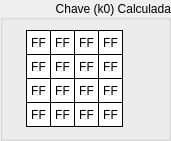
     <widget class="QGroupBox" name="groupOutK0">
      <property name="geometry">
       <rect>
        <x>190</x>
        <y>10</y>
        <width>171</width>
        <height>141</height>
       </rect>
      </property>
      <property name="sizePolicy">
       <sizepolicy hsizetype="Fixed" vsizetype="Fixed">
        <horstretch>0</horstretch>
        <verstretch>0</verstretch>
       </sizepolicy>
      </property>
      <property name="styleSheet">
       <string notr="true"/>
      </property>
      <property name="title">
       <string>Chave (k0) Calculada</string>
      </property>
      <property name="alignment">
       <set>Qt::AlignRight|Qt::AlignTrailing|Qt::AlignVCenter</set>
      </property>
      <widget class="QLabel" name="outK0byte15">
       <property name="enabled">
        <bool>true</bool>
       </property>
       <property name="geometry">
        <rect>
         <x>98</x>
         <y>102</y>
         <width>25</width>
         <height>25</height>
        </rect>
       </property>
       <property name="sizePolicy">
        <sizepolicy hsizetype="Fixed" vsizetype="Fixed">
         <horstretch>0</horstretch>
         <verstretch>0</verstretch>
        </sizepolicy>
       </property>
       <property name="font">
        <font>
         <kerning>true</kerning>
        </font>
       </property>
       <property name="layoutDirection">
        <enum>Qt::LeftToRight</enum>
       </property>
       <property name="styleSheet">
        <string notr="true">QLabel {
	 border-width: 1px;
     border-style: solid;
     border-color: black; 
     background-color: white;
}</string>
       </property>
       <property name="text">
        <string>FF</string>
       </property>
       <property name="alignment">
        <set>Qt::AlignCenter</set>
       </property>
      </widget>
      <widget class="QLabel" name="outK0byte13">
       <property name="enabled">
        <bool>true</bool>
       </property>
       <property name="geometry">
        <rect>
         <x>98</x>
         <y>54</y>
         <width>25</width>
         <height>25</height>
        </rect>
       </property>
       <property name="sizePolicy">
        <sizepolicy hsizetype="Fixed" vsizetype="Fixed">
         <horstretch>0</horstretch>
         <verstretch>0</verstretch>
        </sizepolicy>
       </property>
       <property name="font">
        <font>
         <kerning>true</kerning>
        </font>
       </property>
       <property name="layoutDirection">
        <enum>Qt::LeftToRight</enum>
       </property>
       <property name="styleSheet">
        <string notr="true">QLabel {
	 border-width: 1px;
     border-style: solid;
     border-color: black; 
     background-color: white;
}</string>
       </property>
       <property name="text">
        <string>FF</string>
       </property>
       <property name="alignment">
        <set>Qt::AlignCenter</set>
       </property>
      </widget>
      <widget class="QLabel" name="outK0byte14">
       <property name="enabled">
        <bool>true</bool>
       </property>
       <property name="geometry">
        <rect>
         <x>98</x>
         <y>78</y>
         <width>25</width>
         <height>25</height>
        </rect>
       </property>
       <property name="sizePolicy">
        <sizepolicy hsizetype="Fixed" vsizetype="Fixed">
         <horstretch>0</horstretch>
         <verstretch>0</verstretch>
        </sizepolicy>
       </property>
       <property name="font">
        <font>
         <kerning>true</kerning>
        </font>
       </property>
       <property name="layoutDirection">
        <enum>Qt::LeftToRight</enum>
       </property>
       <property name="styleSheet">
        <string notr="true">QLabel {
	 border-width: 1px;
     border-style: solid;
     border-color: black; 
     background-color: white;
}</string>
       </property>
       <property name="text">
        <string>FF</string>
       </property>
       <property name="alignment">
        <set>Qt::AlignCenter</set>
       </property>
      </widget>
      <widget class="QLabel" name="outK0byte06">
       <property name="enabled">
        <bool>true</bool>
       </property>
       <property name="geometry">
        <rect>
         <x>50</x>
         <y>78</y>
         <width>25</width>
         <height>25</height>
        </rect>
       </property>
       <property name="sizePolicy">
        <sizepolicy hsizetype="Fixed" vsizetype="Fixed">
         <horstretch>0</horstretch>
         <verstretch>0</verstretch>
        </sizepolicy>
       </property>
       <property name="font">
        <font>
         <kerning>true</kerning>
        </font>
       </property>
       <property name="layoutDirection">
        <enum>Qt::LeftToRight</enum>
       </property>
       <property name="styleSheet">
        <string notr="true">QLabel {
	 border-width: 1px;
     border-style: solid;
     border-color: black; 
     background-color: white;
}</string>
       </property>
       <property name="text">
        <string>FF</string>
       </property>
       <property name="alignment">
        <set>Qt::AlignCenter</set>
       </property>
      </widget>
      <widget class="QLabel" name="outK0byte04">
       <property name="enabled">
        <bool>true</bool>
       </property>
       <property name="geometry">
        <rect>
         <x>50</x>
         <y>30</y>
         <width>25</width>
         <height>25</height>
        </rect>
       </property>
       <property name="sizePolicy">
        <sizepolicy hsizetype="Fixed" vsizetype="Fixed">
         <horstretch>0</horstretch>
         <verstretch>0</verstretch>
        </sizepolicy>
       </property>
       <property name="font">
        <font>
         <kerning>true</kerning>
        </font>
       </property>
       <property name="layoutDirection">
        <enum>Qt::LeftToRight</enum>
       </property>
       <property name="styleSheet">
        <string notr="true">QLabel {
	 border-width: 1px;
     border-style: solid;
     border-color: black; 
     background-color: white;
}</string>
       </property>
       <property name="text">
        <string>FF</string>
       </property>
       <property name="alignment">
        <set>Qt::AlignCenter</set>
       </property>
      </widget>
      <widget class="QLabel" name="outK0byte02">
       <property name="enabled">
        <bool>true</bool>
       </property>
       <property name="geometry">
        <rect>
         <x>26</x>
         <y>78</y>
         <width>25</width>
         <height>25</height>
        </rect>
       </property>
       <property name="sizePolicy">
        <sizepolicy hsizetype="Fixed" vsizetype="Fixed">
         <horstretch>0</horstretch>
         <verstretch>0</verstretch>
        </sizepolicy>
       </property>
       <property name="font">
        <font>
         <kerning>true</kerning>
        </font>
       </property>
       <property name="layoutDirection">
        <enum>Qt::LeftToRight</enum>
       </property>
       <property name="styleSheet">
        <string notr="true">QLabel {
	 border-width: 1px;
     border-style: solid;
     border-color: black; 
     background-color: white;
}</string>
       </property>
       <property name="text">
        <string>FF</string>
       </property>
       <property name="alignment">
        <set>Qt::AlignCenter</set>
       </property>
      </widget>
      <widget class="QLabel" name="outK0byte10">
       <property name="enabled">
        <bool>true</bool>
       </property>
       <property name="geometry">
        <rect>
         <x>74</x>
         <y>78</y>
         <width>25</width>
         <height>25</height>
        </rect>
       </property>
       <property name="sizePolicy">
        <sizepolicy hsizetype="Fixed" vsizetype="Fixed">
         <horstretch>0</horstretch>
         <verstretch>0</verstretch>
        </sizepolicy>
       </property>
       <property name="font">
        <font>
         <kerning>true</kerning>
        </font>
       </property>
       <property name="layoutDirection">
        <enum>Qt::LeftToRight</enum>
       </property>
       <property name="styleSheet">
        <string notr="true">QLabel {
	 border-width: 1px;
     border-style: solid;
     border-color: black; 
     background-color: white;
}</string>
       </property>
       <property name="text">
        <string>FF</string>
       </property>
       <property name="alignment">
        <set>Qt::AlignCenter</set>
       </property>
      </widget>
      <widget class="QLabel" name="outK0byte09">
       <property name="enabled">
        <bool>true</bool>
       </property>
       <property name="geometry">
        <rect>
         <x>74</x>
         <y>54</y>
         <width>25</width>
         <height>25</height>
        </rect>
       </property>
       <property name="sizePolicy">
        <sizepolicy hsizetype="Fixed" vsizetype="Fixed">
         <horstretch>0</horstretch>
         <verstretch>0</verstretch>
        </sizepolicy>
       </property>
       <property name="font">
        <font>
         <kerning>true</kerning>
        </font>
       </property>
       <property name="layoutDirection">
        <enum>Qt::LeftToRight</enum>
       </property>
       <property name="styleSheet">
        <string notr="true">QLabel {
	 border-width: 1px;
     border-style: solid;
     border-color: black; 
     background-color: white;
}</string>
       </property>
       <property name="text">
        <string>FF</string>
       </property>
       <property name="alignment">
        <set>Qt::AlignCenter</set>
       </property>
      </widget>
      <widget class="QLabel" name="outK0byte01">
       <property name="enabled">
        <bool>true</bool>
       </property>
       <property name="geometry">
        <rect>
         <x>26</x>
         <y>54</y>
         <width>25</width>
         <height>25</height>
        </rect>
       </property>
       <property name="sizePolicy">
        <sizepolicy hsizetype="Fixed" vsizetype="Fixed">
         <horstretch>0</horstretch>
         <verstretch>0</verstretch>
        </sizepolicy>
       </property>
       <property name="font">
        <font>
         <kerning>true</kerning>
        </font>
       </property>
       <property name="layoutDirection">
        <enum>Qt::LeftToRight</enum>
       </property>
       <property name="styleSheet">
        <string notr="true">QLabel {
	 border-width: 1px;
     border-style: solid;
     border-color: black; 
     background-color: white;
}</string>
       </property>
       <property name="text">
        <string>FF</string>
       </property>
       <property name="alignment">
        <set>Qt::AlignCenter</set>
       </property>
      </widget>
      <widget class="QLabel" name="outK0byte08">
       <property name="enabled">
        <bool>true</bool>
       </property>
       <property name="geometry">
        <rect>
         <x>74</x>
         <y>30</y>
         <width>25</width>
         <height>25</height>
        </rect>
       </property>
       <property name="sizePolicy">
        <sizepolicy hsizetype="Fixed" vsizetype="Fixed">
         <horstretch>0</horstretch>
         <verstretch>0</verstretch>
        </sizepolicy>
       </property>
       <property name="font">
        <font>
         <kerning>true</kerning>
        </font>
       </property>
       <property name="layoutDirection">
        <enum>Qt::LeftToRight</enum>
       </property>
       <property name="styleSheet">
        <string notr="true">QLabel {
	 border-width: 1px;
     border-style: solid;
     border-color: black; 
     background-color: white;
}</string>
       </property>
       <property name="text">
        <string>FF</string>
       </property>
       <property name="alignment">
        <set>Qt::AlignCenter</set>
       </property>
      </widget>
      <widget class="QLabel" name="outK0byte00">
       <property name="enabled">
        <bool>true</bool>
       </property>
       <property name="geometry">
        <rect>
         <x>26</x>
         <y>30</y>
         <width>25</width>
         <height>25</height>
        </rect>
       </property>
       <property name="sizePolicy">
        <sizepolicy hsizetype="Fixed" vsizetype="Fixed">
         <horstretch>0</horstretch>
         <verstretch>0</verstretch>
        </sizepolicy>
       </property>
       <property name="font">
        <font>
         <kerning>true</kerning>
        </font>
       </property>
       <property name="layoutDirection">
        <enum>Qt::LeftToRight</enum>
       </property>
       <property name="styleSheet">
        <string notr="true">QLabel {
	 border-width: 1px;
     border-style: solid;
     border-color: black; 
     background-color: white;
}</string>
       </property>
       <property name="text">
        <string>FF</string>
       </property>
       <property name="alignment">
        <set>Qt::AlignCenter</set>
       </property>
       <property name="wordWrap">
        <bool>false</bool>
       </property>
      </widget>
      <widget class="QLabel" name="outK0byte07">
       <property name="enabled">
        <bool>true</bool>
       </property>
       <property name="geometry">
        <rect>
         <x>50</x>
         <y>102</y>
         <width>25</width>
         <height>25</height>
        </rect>
       </property>
       <property name="sizePolicy">
        <sizepolicy hsizetype="Fixed" vsizetype="Fixed">
         <horstretch>0</horstretch>
         <verstretch>0</verstretch>
        </sizepolicy>
       </property>
       <property name="font">
        <font>
         <kerning>true</kerning>
        </font>
       </property>
       <property name="layoutDirection">
        <enum>Qt::LeftToRight</enum>
       </property>
       <property name="styleSheet">
        <string notr="true">QLabel {
	 border-width: 1px;
     border-style: solid;
     border-color: black; 
     background-color: white;
}</string>
       </property>
       <property name="text">
        <string>FF</string>
       </property>
       <property name="alignment">
        <set>Qt::AlignCenter</set>
       </property>
      </widget>
      <widget class="QLabel" name="outK0byte12">
       <property name="enabled">
        <bool>true</bool>
       </property>
       <property name="geometry">
        <rect>
         <x>98</x>
         <y>30</y>
         <width>25</width>
         <height>25</height>
        </rect>
       </property>
       <property name="sizePolicy">
        <sizepolicy hsizetype="Fixed" vsizetype="Fixed">
         <horstretch>0</horstretch>
         <verstretch>0</verstretch>
        </sizepolicy>
       </property>
       <property name="font">
        <font>
         <kerning>true</kerning>
        </font>
       </property>
       <property name="layoutDirection">
        <enum>Qt::LeftToRight</enum>
       </property>
       <property name="styleSheet">
        <string notr="true">QLabel {
	 border-width: 1px;
     border-style: solid;
     border-color: black; 
     background-color: white;
}</string>
       </property>
       <property name="text">
        <string>FF</string>
       </property>
       <property name="alignment">
        <set>Qt::AlignCenter</set>
       </property>
      </widget>
      <widget class="QLabel" name="outK0byte03">
       <property name="enabled">
        <bool>true</bool>
       </property>
       <property name="geometry">
        <rect>
         <x>26</x>
         <y>102</y>
         <width>25</width>
         <height>25</height>
        </rect>
       </property>
       <property name="sizePolicy">
        <sizepolicy hsizetype="Fixed" vsizetype="Fixed">
         <horstretch>0</horstretch>
         <verstretch>0</verstretch>
        </sizepolicy>
       </property>
       <property name="font">
        <font>
         <kerning>true</kerning>
        </font>
       </property>
       <property name="layoutDirection">
        <enum>Qt::LeftToRight</enum>
       </property>
       <property name="styleSheet">
        <string notr="true">QLabel {
	 border-width: 1px;
     border-style: solid;
     border-color: black; 
     background-color: white;
}</string>
       </property>
       <property name="text">
        <string>FF</string>
       </property>
       <property name="alignment">
        <set>Qt::AlignCenter</set>
       </property>
      </widget>
      <widget class="QLabel" name="outK0byte11">
       <property name="enabled">
        <bool>true</bool>
       </property>
       <property name="geometry">
        <rect>
         <x>74</x>
         <y>102</y>
         <width>25</width>
         <height>25</height>
        </rect>
       </property>
       <property name="sizePolicy">
        <sizepolicy hsizetype="Fixed" vsizetype="Fixed">
         <horstretch>0</horstretch>
         <verstretch>0</verstretch>
        </sizepolicy>
       </property>
       <property name="font">
        <font>
         <kerning>true</kerning>
        </font>
       </property>
       <property name="layoutDirection">
        <enum>Qt::LeftToRight</enum>
       </property>
       <property name="styleSheet">
        <string notr="true">QLabel {
	 border-width: 1px;
     border-style: solid;
     border-color: black; 
     background-color: white;
}</string>
       </property>
       <property name="text">
        <string>FF</string>
       </property>
       <property name="alignment">
        <set>Qt::AlignCenter</set>
       </property>
      </widget>
      <widget class="QLabel" name="outK0byte05">
       <property name="enabled">
        <bool>true</bool>
       </property>
       <property name="geometry">
        <rect>
         <x>50</x>
         <y>54</y>
         <width>25</width>
         <height>25</height>
        </rect>
       </property>
       <property name="sizePolicy">
        <sizepolicy hsizetype="Fixed" vsizetype="Fixed">
         <horstretch>0</horstretch>
         <verstretch>0</verstretch>
        </sizepolicy>
       </property>
       <property name="font">
        <font>
         <kerning>true</kerning>
        </font>
       </property>
       <property name="layoutDirection">
        <enum>Qt::LeftToRight</enum>
       </property>
       <property name="styleSheet">
        <string notr="true">QLabel {
	 border-width: 1px;
     border-style: solid;
     border-color: black; 
     background-color: white;
}</string>
       </property>
       <property name="text">
        <string>FF</string>
       </property>
       <property name="alignment">
        <set>Qt::AlignCenter</set>
       </property>
      </widget>
     </widget>
